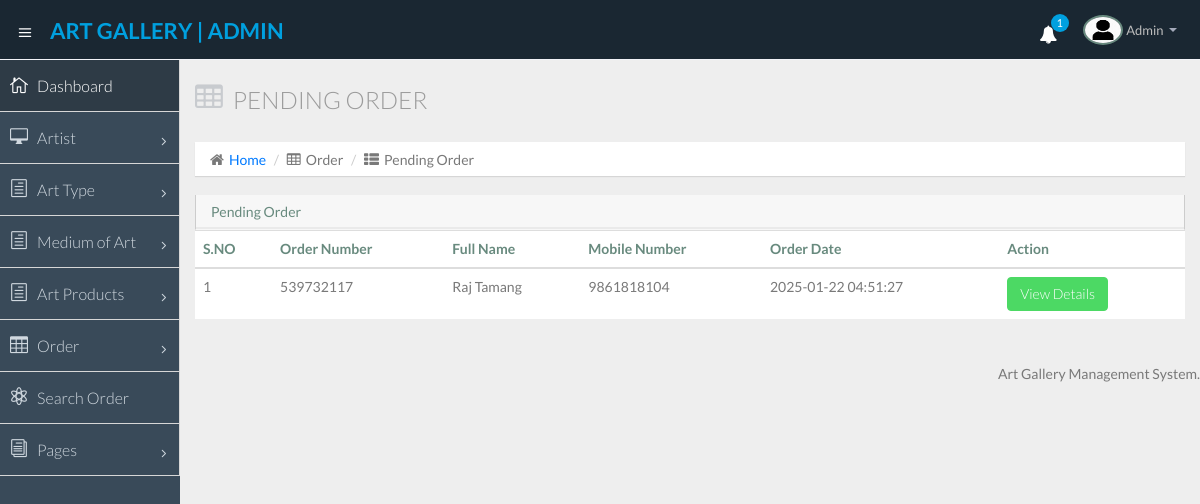
The page /admin/pending-order.php (signed in) on the database its author committed.
### tables this page shows
CREATE TABLE `tblorder` (
  `ID` int(10) NOT NULL,
  `OrderNumber` varchar(10) NOT NULL,
  `Artpdid` int(9) DEFAULT NULL,
  `FullName` varchar(120) DEFAULT NULL,
  `Email` varchar(250) DEFAULT NULL,
  `MobileNumber` bigint(10) DEFAULT NULL,
  `Address` varchar(250) DEFAULT NULL,
  `OrderDate` timestamp NULL DEFAULT current_timestamp(),
  `Status` varchar(10) DEFAULT NULL,
  `AdminRemark` varchar(200) NOT NULL,
  `AdminRemarkdate` timestamp NULL DEFAULT NULL ON UPDATE current_timestamp()
);

### admin/pending-order.php (the view, shortened to what this page needs)
<?php
include('includes/dbconnection.php');
if (strlen($_SESSION['agmsaid']==0)) {
  header('location:logout.php');
  } else{
  ?>
<!DOCTYPE html>
<html lang="en">
<head>
  <link href="css/bootstrap.min.css" rel="stylesheet">
  <link href="css/bootstrap-theme.css" rel="stylesheet">
  <link href="css/elegant-icons-style.css" rel="stylesheet" />
  <link href="css/font-awesome.min.css" rel="stylesheet" />
  <link href="css/style.css" rel="stylesheet">
  <link href="css/style-responsive.css" rel="stylesheet" />
</head>
<body>
  <section id="container" class="">
    <?php include_once('includes/header.php');?>
    <?php include_once('includes/sidebar.php');?>
    <section id="main-content">
      <section class="wrapper">
        <div class="row">
          <div class="col-lg-12">
            <h3 class="page-header"><i class="fa fa-table"></i> Pending Order</h3>
            <ol class="breadcrumb">
              <li><i class="fa fa-home"></i><a href="dashboard.php">Home</a></li>
              <li><i class="fa fa-table"></i>Order</li>
              <li><i class="fa fa-th-list"></i>Pending Order</li>
            </ol>
          </div>
        </div>
        <div class="row">
          <div class="col-sm-12">
            <section class="panel">
              <header class="panel-heading">
                Pending Order
              </header>
              <table class="table">
                <thead>
                                        <tr>
                                            <tr>
                  <th>S.NO</th>
                    <th>Order Number</th>
                    <th>Full Name</th>
                    <th>Mobile Number</th>
                     <th>Order Date </th>
                          <th>Action</th>
                </tr>
                                        </tr>
                                        </thead>
               <?php
$ret=mysqli_query($con,"select *from  tblorder where (Status='' || Status is null)");
$cnt=1;
while ($row=mysqli_fetch_array($ret)) {
?>
                <tr>
                  <td><?php echo $cnt;?></td>
                  <td><?php  echo $row['OrderNumber'];?></td>
                  <td><?php  echo $row['FullName'];?></td>
                  <td><?php  echo $row['MobileNumber'];?></td>
                  <td><?php  echo $row['OrderDate'];?></td>
                  <td><a href="view-order-detail.php?viewid=<?php echo $row['ID'];?>" class="btn btn-success">View Details</a></td>
                </tr>
                <?php
$cnt=$cnt+1;
}?>
              </table>
            </section>
          </div>
        </div>
      </section>
    </section>
    <?php include_once('includes/footer.php');?>
  </section>
</body>
</html>
<?php }  ?>

### admin/includes/header.php (shortened to what this page needs)
   <?php
include('includes/dbconnection.php');
?>
   <header class="header dark-bg">
      <div class="toggle-nav">
        <div class="icon-reorder tooltips" data-original-title="Toggle Navigation" data-placement="bottom"><i class="icon_menu"></i></div>
      </div>
<?php
$adid=$_SESSION['agmsaid'];
$ret=mysqli_query($con,"select AdminName from tbladmin where ID='$adid'");
$row=mysqli_fetch_array($ret);
$name=$row['AdminName'];
?>
      <a href="dashboard.php" class="logo"><span class="lite"><strong> ART GALLERY | Admin</strong></span></a>
      <div class="top-nav notification-row">
        <ul class="nav pull-right top-menu">
          <li id="alert_notificatoin_bar" class="dropdown">
            <?php
$ret1=mysqli_query($con,"select *from  tblorder where (Status='' ||  Status is null)");
$num1=mysqli_num_rows($ret1);?>
            <a data-toggle="dropdown" class="dropdown-toggle" href="#">
                            <i class="fa fa-bell" style="color:#fff;"></i>
                            <span class="badge bg-important"><?php echo $num1;?></span>
                        </a>
          </li>
          <li class="dropdown">
            <a data-toggle="dropdown" class="dropdown-toggle" href="#">
                            <span class="profile-ava">
                                <img alt="" src="images/av1.jpg" width="40" height="30">
                            </span>
                            <span class="username"><?php echo $name; ?></span>
                            <b class="caret"></b>
                        </a>
          </li>
        </ul>
      </div>
    </header>

### rows shown on the page
tblorder: OrderNumber "539732117", FullName "Raj Tamang", MobileNumber "9861818104", OrderDate "2025-01-22 04:51:27"

### other values the page prints
$num1 "1"
$name "Admin"
